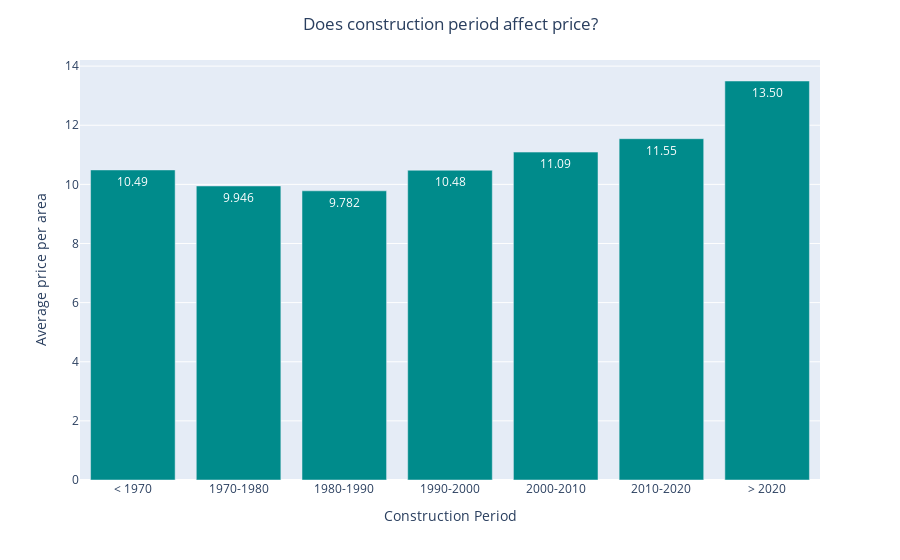

Notebook code for this chart:
### Code cell
fig_age = px.bar(df_price_by_year, x='construction_era', y='price_per_area', orientation='v', hover_data='count')

fig_age.update_traces(marker_color='darkcyan')
fig_age.update_traces(text=df_price_by_year['price_per_area'], textposition='auto', texttemplate='%{text:.4s}')
fig_age.update_layout(
    xaxis_title='Construction Period',
    yaxis_title='Average price per area',
    title='Does construction period affect price?',
    title_x=0.5
)

fig_age.show()

### Figure 1 — Plotly figure (JSON) as saved in the notebook; plotly's stock layout.template omitted (floating-point values rounded to 4 significant figures)
{"data": [{"alignmentgroup": "True", "customdata": [[8791], [8484], [1679], [951], [1334], [356], [318]], "hovertemplate": "construction_era=%{x}<br>price_per_area=%{y}<br>count=%{customdata[0]}<extra></extra>", "legendgroup": "", "marker": {"color": "darkcyan", "pattern": {"shape": ""}}, "name": "", "offsetgroup": "", "orientation": "v", "showlegend": false, "text": [10.49, 9.946, 9.782, 10.48, 11.09, 11.55, 13.5], "textposition": "auto", "texttemplate": "%{text:.4s}", "type": "bar", "x": ["< 1970", "1970-1980", "1980-1990", "1990-2000", "2000-2010", "2010-2020", "> 2020"], "xaxis": "x", "y": [10.49, 9.946, 9.782, 10.48, 11.09, 11.55, 13.5], "yaxis": "y"}], "layout": {"barmode": "relative", "legend": {"tracegroupgap": 0}, "margin": {"t": 60}, "title": {"text": "Does construction period affect price?", "x": 0.5}, "xaxis": {"anchor": "y", "domain": [0, 1], "title": {"text": "Construction Period"}}, "yaxis": {"anchor": "x", "domain": [0, 1], "title": {"text": "Average price per area"}}}}
